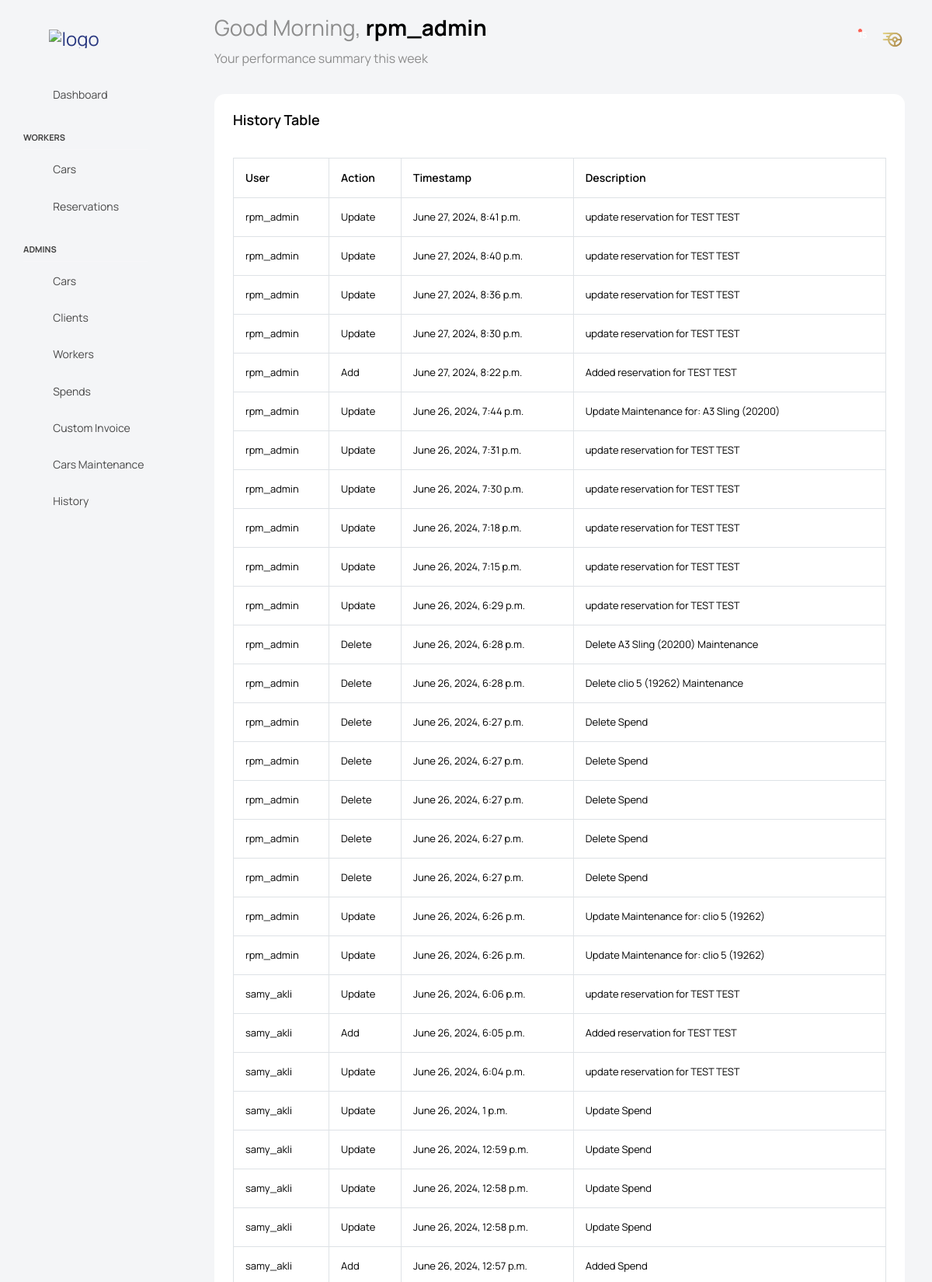
/history (signed in, upper part), run on the app's committed database.
### car_rental/models.py (models this page shows, shortened)
class Worker(models.Model):
    genders = [
        ('male','Male'),
        ('female','Female'),
    ]
    user = models.OneToOneField(User, on_delete=models.CASCADE)
    avatar = models.ImageField(upload_to='worker-profile/', null=True, blank=True)
    first_name = models.CharField(max_length=50, null=True, blank=True)
    last_name = models.CharField(max_length=50, null=True, blank=True)
    CIN = models.CharField(max_length=50, null=True, blank=True)
    birth_date = models.DateField(null=True, blank=True)
    address = models.CharField(max_length=50, null=True, blank=True)
    driver_license_number = models.CharField(max_length=50, null=True, blank=True)
    phone_number = models.CharField(max_length=50, null=True, blank=True)
    gender = models.CharField(max_length=50, choices=genders, null=True, blank=True)
    email = models.EmailField(max_length=50, null=True, blank=True)
    availability = models.BooleanField(default=True)
    created_at = models.DateTimeField(auto_now_add=True, null=True, blank=True)

class UserActionLog(models.Model):
    ACTION_CHOICES = [
        ('add', 'Add'),
        ('update', 'Update'),
        ('delete', 'Delete'),
        ('create', 'Create'),
    ]
    user = models.ForeignKey(User, on_delete=models.CASCADE)
    action = models.CharField(max_length=10, choices=ACTION_CHOICES)
    timestamp = models.DateTimeField(auto_now_add=True)
    description = models.TextField()

### car_rental/views.py (the view)
# urls.py: path('history', views.history, name='history'),
@login_required
@permission_required('car_rental.can_view_cars', raise_exception=False)
def history(request):
    notifications = Notification.objects.filter(recipient=request.user).order_by('-created_at')
    unread_notifications = notifications.filter(is_read=False)
    logs = UserActionLog.objects.all().order_by('-timestamp')
    context = {
        'logs': logs,
        'notifications': notifications,
        'unread_notifications': unread_notifications,
        }
    return render(request, 'pages/history.html', context)

### templates/pages/history.html (shortened to what this page needs)
{% extends 'base.html' %}
{% block content %}
<div class="main-panel">
    <div class="content-wrapper">
        <div class="row">
<div class="col-lg-12 grid-margin stretch-card">
    <div class="card">
      <div class="card-body">
        <h4 class="card-title">History table</h4>
        <div class="table-responsive pt-3">
          <table class="table table-bordered">
            <thead>
              <tr>
                <th> User </th>
                <th> Action </th>
                <th> Timestamp </th>
                <th> Description </th>
              </tr>
            </thead>
            <tbody>
                {% for log in logs %}
              <tr>
                <td> {{ log.user.username }} </td>
                <td> {{ log.get_action_display }} </td>
                <td> {{ log.timestamp }} </td>
                <td> {{ log.description }} </td>
              </tr>
                {% endfor %}
            </tbody>
          </table>
        </div>
      </div>
    </div>
  </div>
  </div>
  </div>
  </div>
  </div>
{% endblock %}

### templates/parts/navbar.html (shortened to what this page needs)
{% load static %}
<div class="container-scroller">
    <nav class="navbar default-layout col-lg-12 col-12 p-0 fixed-top d-flex align-items-top flex-row">
      <div class="text-center navbar-brand-wrapper d-flex align-items-center justify-content-start">
        <div class="me-3">
          <button class="navbar-toggler navbar-toggler align-self-center" type="button" data-bs-toggle="minimize">
            <span class="icon-menu"></span>
          </button>
        </div>
        <div>
          <a class="navbar-brand brand-logo" href="{% url 'stats' %}">
            <img src="{% static 'images/logog.png' %}" alt="logo"/>
          </a>
        </div>
      </div>
      <div class="navbar-menu-wrapper d-flex align-items-top">
        {% if user.is_authenticated %}
        <ul class="navbar-nav">
          <li class="nav-item fw-semibold d-none d-lg-block ms-0">
            <h1 class="welcome-text">Good Morning, <span class="text-black fw-bold">{{ user.username }}</span></h1>
            <h3 class="welcome-sub-text">Your performance summary this week </h3>
          </li>
        </ul>
        <ul class="navbar-nav ms-auto">
          <li class="nav-item">
            <form class="search-form" method="GET" action="{% url 'search' %}">
                <i class="icon-search"></i>
                <input type="search" class="form-control" name="q" placeholder="Search Here" title="Search here">
            </form>
          </li>
          <li class="nav-item dropdown">
            <a class="nav-link count-indicator" id="notificationDropdown" href="#" data-bs-toggle="dropdown">
                <i class="icon-bell"></i>
                {% if unread_notifications.count %}
                <span class="count">
                    {{ unread_notifications.count }}
                </span>
                {% endif %}
            </a>
        </li>
        <li class="nav-item dropdown user-dropdown">
          <a class="nav-link" id="UserDropdown" href="#" data-bs-toggle="dropdown" aria-expanded="false">
            {% if user.worker.avatar %}
            <img class="img-xs rounded-circle" src="{{ user.worker.avatar.url }}" alt="Profile image">
            {% else %}
            <img class="img-xs rounded-circle" src="{% static 'images/faces/face28.png' %}" alt="Profile image">
            {% endif %}
          </a>
          {% endif %}
        </li>
      </div>
    </nav>

### data on the page
UserActionLog: user.username "rpm_admin", action "Update", timestamp "June 27, 2024, 8:41 p.m.", description "update reservation for TEST TEST"
UserActionLog: user.username "rpm_admin", action "Update", timestamp "June 27, 2024, 8:40 p.m.", description "update reservation for TEST TEST"
UserActionLog: user.username "rpm_admin", action "Update", timestamp "June 27, 2024, 8:36 p.m.", description "update reservation for TEST TEST"
UserActionLog: user.username "rpm_admin", action "Update", timestamp "June 27, 2024, 8:30 p.m.", description "update reservation for TEST TEST"
UserActionLog: user.username "rpm_admin", action "Add", timestamp "June 27, 2024, 8:22 p.m.", description "Added reservation for TEST TEST"
UserActionLog: user.username "rpm_admin", action "Update", timestamp "June 26, 2024, 7:44 p.m.", description "Update Maintenance for: A3 Sling (20200)"
UserActionLog: user.username "rpm_admin", action "Update", timestamp "June 26, 2024, 7:31 p.m.", description "update reservation for TEST TEST"
UserActionLog: user.username "rpm_admin", action "Update", timestamp "June 26, 2024, 7:30 p.m.", description "update reservation for TEST TEST"
UserActionLog: user.username "rpm_admin", action "Update", timestamp "June 26, 2024, 7:18 p.m.", description "update reservation for TEST TEST"
UserActionLog: user.username "rpm_admin", action "Update", timestamp "June 26, 2024, 7:15 p.m.", description "update reservation for TEST TEST"
UserActionLog: user.username "rpm_admin", action "Update", timestamp "June 26, 2024, 6:29 p.m.", description "update reservation for TEST TEST"
UserActionLog: user.username "rpm_admin", action "Delete", timestamp "June 26, 2024, 6:28 p.m.", description "Delete A3 Sling (20200) Maintenance"
UserActionLog: user.username "rpm_admin", action "Delete", timestamp "June 26, 2024, 6:28 p.m.", description "Delete clio 5 (19262) Maintenance"
UserActionLog: user.username "rpm_admin", action "Delete", timestamp "June 26, 2024, 6:27 p.m.", description "Delete Spend"
UserActionLog: user.username "rpm_admin", action "Delete", timestamp "June 26, 2024, 6:27 p.m.", description "Delete Spend"
UserActionLog: user.username "rpm_admin", action "Delete", timestamp "June 26, 2024, 6:27 p.m.", description "Delete Spend"
UserActionLog: user.username "rpm_admin", action "Delete", timestamp "June 26, 2024, 6:27 p.m.", description "Delete Spend"
UserActionLog: user.username "rpm_admin", action "Delete", timestamp "June 26, 2024, 6:27 p.m.", description "Delete Spend"
UserActionLog: user.username "rpm_admin", action "Update", timestamp "June 26, 2024, 6:26 p.m.", description "Update Maintenance for: clio 5 (19262)"
UserActionLog: user.username "rpm_admin", action "Update", timestamp "June 26, 2024, 6:26 p.m.", description "Update Maintenance for: clio 5 (19262)"
UserActionLog: user.username "samy_akli", action "Update", timestamp "June 26, 2024, 6:06 p.m.", description "update reservation for TEST TEST"
UserActionLog: user.username "samy_akli", action "Add", timestamp "June 26, 2024, 6:05 p.m.", description "Added reservation for TEST TEST"
UserActionLog: user.username "samy_akli", action "Update", timestamp "June 26, 2024, 6:04 p.m.", description "update reservation for TEST TEST"
UserActionLog: user.username "samy_akli", action "Update", timestamp "June 26, 2024, 1 p.m.", description "Update Spend"
UserActionLog: user.username "samy_akli", action "Update", timestamp "June 26, 2024, 12:59 p.m.", description "Update Spend"
UserActionLog: user.username "samy_akli", action "Update", timestamp "June 26, 2024, 12:58 p.m.", description "Update Spend"
UserActionLog: user.username "samy_akli", action "Update", timestamp "June 26, 2024, 12:58 p.m.", description "Update Spend"
UserActionLog: user.username "samy_akli", action "Add", timestamp "June 26, 2024, 12:57 p.m.", description "Added Spend"

### other printed values
{{ user.username }} "rpm_admin"
{{ unread_notifications.count }} "15"
